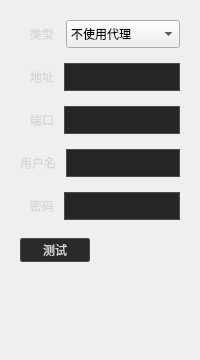
             <widget class="QWidget" name="page_proxy">
              <property name="styleSheet">
               <string notr="true">QWidget#page_proxy{
background-color: rgb(50, 50, 50);
}</string>
              </property>
              <layout class="QGridLayout" name="gridLayout_2">
               <property name="verticalSpacing">
                <number>0</number>
               </property>
               <item row="0" column="0">
                <widget class="QWidget" name="widget_2" native="true">
                 <property name="styleSheet">
                  <string notr="true">QLineEdit{ 
 background-color:rgb(38,38,38);
 border:1px solid white;
 border-color:rgb(76,76,76);
 font:12px;
 font-family : 微软雅黑;
 color:#999999;
}
QLineEdit:disabled{
  border-color:rgb(58,58,58);
color:rgb(58,58,58);
}
QLabel{
font-size : 12px;
font-family : 微软雅黑;
color : #999999;
}</string>
                 </property>
                 <layout class="QVBoxLayout" name="verticalLayout_10">
                  <property name="spacing">
                   <number>15</number>
                  </property>
                  <item>
                   <layout class="QHBoxLayout" name="horizontalLayout_23">
                    <property name="spacing">
                     <number>10</number>
                    </property>
                    <item>
                     <widget class="QLabel" name="label">
                      <property name="minimumSize">
                       <size>
                        <width>36</width>
                        <height>0</height>
                       </size>
                      </property>
                      <property name="maximumSize">
                       <size>
                        <width>36</width>
                        <height>16777215</height>
                       </size>
                      </property>
                      <property name="styleSheet">
                       <string notr="true">font-size : 12px;
font-family : 微软雅黑;
color : #D6D6D6;</string>
                      </property>
                      <property name="text">
                       <string>   类型</string>
                      </property>
                     </widget>
                    </item>
                    <item>
                     <widget class="ComboBox" name="comboBox_proxyEnable">
                      <property name="minimumSize">
                       <size>
                        <width>0</width>
                        <height>28</height>
                       </size>
                      </property>
                      <property name="maximumSize">
                       <size>
                        <width>16777215</width>
                        <height>28</height>
                       </size>
                      </property>
                      <item>
                       <property name="text">
                        <string>不使用代理</string>
                       </property>
                      </item>
                      <item>
                       <property name="text">
                        <string>使用代理</string>
                       </property>
                      </item>
                      <item>
                       <property name="text">
                        <string>使用浏览器设置</string>
                       </property>
                      </item>
                     </widget>
                    </item>
                   </layout>
                  </item>
                  <item>
                   <layout class="QHBoxLayout" name="horizontalLayout_22">
                    <property name="spacing">
                     <number>10</number>
                    </property>
                    <item>
                     <widget class="QLabel" name="label_proxy_ip">
                      <property name="styleSheet">
                       <string notr="true">font-size : 12px;
font-family : 微软雅黑;
color : #D6D6D6;</string>
                      </property>
                      <property name="text">
                       <string>   地址</string>
                      </property>
                     </widget>
                    </item>
                    <item>
                     <widget class="QLineEdit" name="lineEdit_proxy_ip">
                      <property name="minimumSize">
                       <size>
                        <width>0</width>
                        <height>28</height>
                       </size>
                      </property>
                      <property name="styleSheet">
                       <string notr="true">color: rgb(214, 214, 214);</string>
                      </property>
                      <property name="text">
                       <string/>
                      </property>
                     </widget>
                    </item>
                   </layout>
                  </item>
                  <item>
                   <layout class="QHBoxLayout" name="horizontalLayout_21">
                    <property name="spacing">
                     <number>10</number>
                    </property>
                    <item>
                     <widget class="QLabel" name="label_proxy_port">
                      <property name="styleSheet">
                       <string notr="true">font-size : 12px;
font-family : 微软雅黑;
color : #D6D6D6;</string>
                      </property>
                      <property name="text">
                       <string>   端口</string>
                      </property>
                     </widget>
                    </item>
                    <item>
                     <widget class="QLineEdit" name="lineEdit_proxy_port">
                      <property name="minimumSize">
                       <size>
                        <width>0</width>
                        <height>28</height>
                       </size>
                      </property>
                      <property name="styleSheet">
                       <string notr="true">color: rgb(214, 214, 214);</string>
                      </property>
                     </widget>
                    </item>
                   </layout>
                  </item>
                  <item>
                   <layout class="QHBoxLayout" name="horizontalLayout_28">
                    <property name="spacing">
                     <number>10</number>
                    </property>
                    <item>
                     <widget class="QLabel" name="label_proxy_userName">
                      <property name="styleSheet">
                       <string notr="true">font-size : 12px;
font-family : 微软雅黑;
color : #D6D6D6;</string>
                      </property>
                      <property name="text">
                       <string>用户名</string>
                      </property>
                     </widget>
                    </item>
                    <item>
                     <widget class="QLineEdit" name="lineEdit_proxy_userName">
                      <property name="minimumSize">
                       <size>
                        <width>0</width>
                        <height>28</height>
                       </size>
                      </property>
                      <property name="styleSheet">
                       <string notr="true">color: rgb(214, 214, 214);</string>
                      </property>
                     </widget>
                    </item>
                   </layout>
                  </item>
                  <item>
                   <layout class="QHBoxLayout" name="horizontalLayout_29">
                    <property name="spacing">
                     <number>10</number>
                    </property>
                    <item>
                     <widget class="QLabel" name="label_proxy_password">
                      <property name="styleSheet">
                       <string notr="true">font-size : 12px;
font-family : 微软雅黑;
color : #D6D6D6;</string>
                      </property>
                      <property name="text">
                       <string>   密码</string>
                      </property>
                     </widget>
                    </item>
                    <item>
                     <widget class="QLineEdit" name="lineEdit_proxy_password">
                      <property name="minimumSize">
                       <size>
                        <width>0</width>
                        <height>28</height>
                       </size>
                      </property>
                      <property name="styleSheet">
                       <string notr="true">color: rgb(214, 214, 214);</string>
                      </property>
                      <property name="echoMode">
                       <enum>QLineEdit::Password</enum>
                      </property>
                     </widget>
                    </item>
                   </layout>
                  </item>
                 </layout>
                </widget>
               </item>
               <item row="2" column="0">
                <widget class="QWidget" name="widget_9" native="true">
                 <property name="styleSheet">
                  <string notr="true"/>
                 </property>
                 <layout class="QHBoxLayout" name="horizontalLayout_30">
                  <item>
                   <widget class="QPushButton" name="btn_testing">
                    <property name="enabled">
                     <bool>true</bool>
                    </property>
                    <property name="sizePolicy">
                     <sizepolicy hsizetype="Minimum" vsizetype="Preferred">
                      <horstretch>0</horstretch>
                      <verstretch>0</verstretch>
                     </sizepolicy>
                    </property>
                    <property name="minimumSize">
                     <size>
                      <width>70</width>
                      <height>24</height>
                     </size>
                    </property>
                    <property name="maximumSize">
                     <size>
                      <width>70</width>
                      <height>24</height>
                     </size>
                    </property>
                    <property name="styleSheet">
                     <string notr="true">QPushButton{background-color: rgb(42, 42, 42);border: 1px solid rgb(77, 73, 73);border-radius: 2px;font: 12px; color: #D6D6D6;}
QPushButton:hover{background-color: rgb(31, 31, 31);border: 1px solid rgb(77, 73, 73);border-radius: 2px;color: rgb(188, 188, 188);}
QPushButton:disabled{background-color: rgb(42, 42, 42);border: 1px solid rgb(60, 60, 60);border-radius: 2px;font: 12px; color: rgb(60, 60, 60);}</string>
                    </property>
                    <property name="text">
                     <string>测试</string>
                    </property>
                   </widget>
                  </item>
                  <item>
                   <spacer name="horizontalSpacer_33">
                    <property name="orientation">
                     <enum>Qt::Horizontal</enum>
                    </property>
                    <property name="sizeHint" stdset="0">
                     <size>
                      <width>40</width>
                      <height>20</height>
                     </size>
                    </property>
                   </spacer>
                  </item>
                 </layout>
                </widget>
               </item>
               <item row="4" column="0">
                <widget class="QWidget" name="widget_10" native="true">
                 <property name="styleSheet">
                  <string notr="true"/>
                 </property>
                 <layout class="QHBoxLayout" name="horizontalLayout_31">
                  <item>
                   <widget class="QLabel" name="label_tip">
                    <property name="text">
                     <string/>
                    </property>
                   </widget>
                  </item>
                  <item>
                   <spacer name="horizontalSpacer_34">
                    <property name="orientation">
                     <enum>Qt::Horizontal</enum>
                    </property>
                    <property name="sizeHint" stdset="0">
                     <size>
                      <width>40</width>
                      <height>20</height>
                     </size>
                    </property>
                   </spacer>
                  </item>
                 </layout>
                </widget>
               </item>
               <item row="5" column="0">
                <spacer name="verticalSpacer_5">
                 <property name="orientation">
                  <enum>Qt::Vertical</enum>
                 </property>
                 <property name="sizeHint" stdset="0">
                  <size>
                   <width>20</width>
                   <height>40</height>
                  </size>
                 </property>
                </spacer>
               </item>
              </layout>
             </widget>
